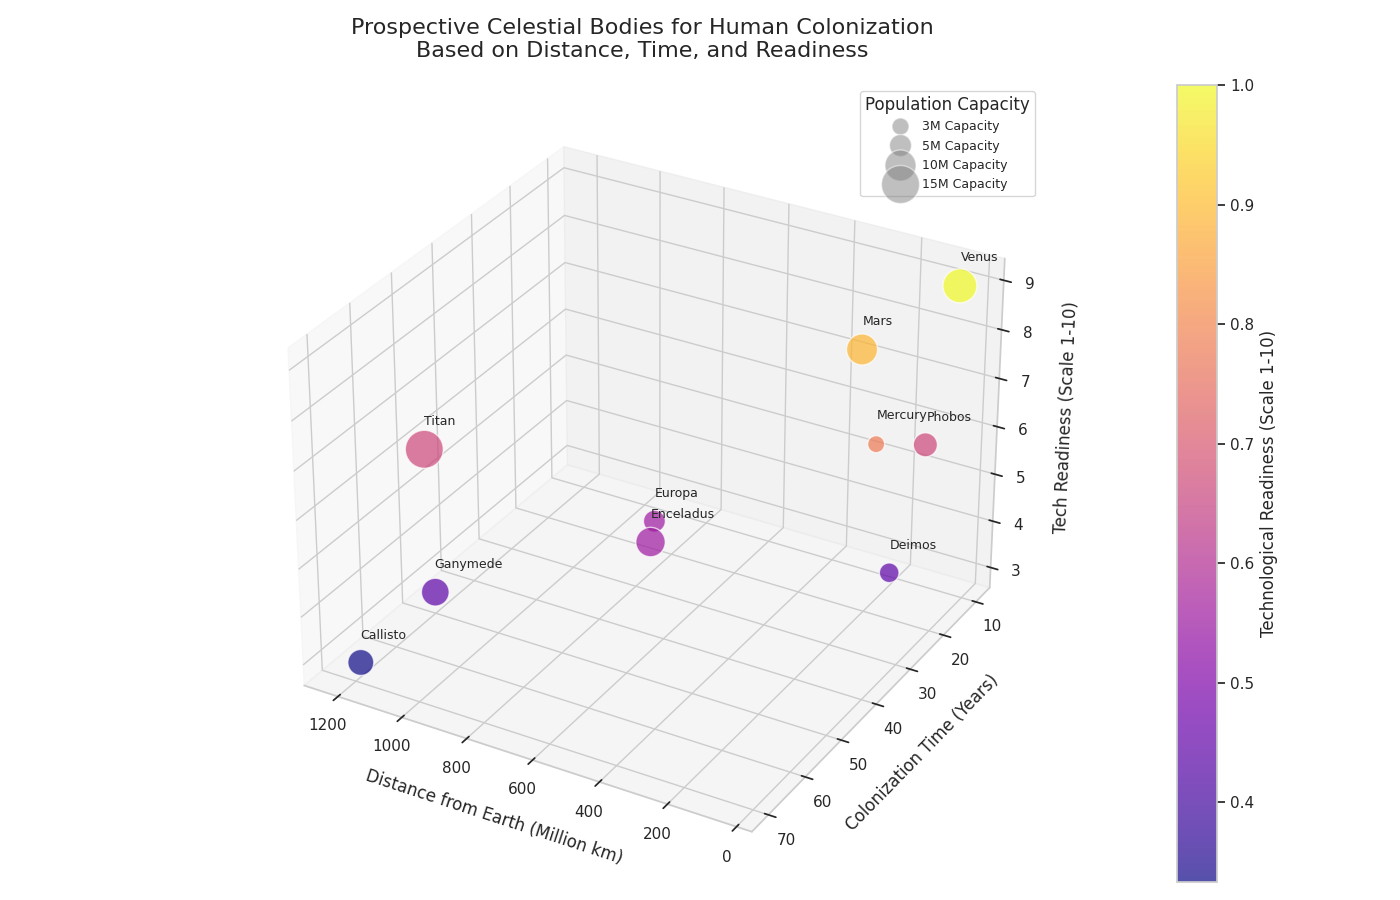

Reproduce this figure in Python.
import matplotlib.pyplot as plt
from mpl_toolkits.mplot3d import Axes3D
import numpy as np

# Updated data for the celestial bodies
bodies = ['Mars', 'Europa', 'Titan', 'Ganymede', 'Callisto', 'Mercury', 'Venus', 'Phobos', 'Deimos', 'Enceladus']
distances = np.array([225, 628, 1221, 1070, 1182, 77, 42, 78, 76, 583])  # million km
colonization_time = np.array([20, 40, 50, 60, 70, 30, 10, 15, 25, 45])  # years
population_capacity = np.array([10, 5, 15, 8, 7, 3, 12, 6, 4, 9])  # millions
tech_readiness = np.array([8, 5, 6, 4, 3, 7, 9, 6, 4, 5])  # scale 1 to 10

# Normalize colors based on technological readiness
colors = tech_readiness / tech_readiness.max()

# Create a 3D scatter plot
fig = plt.figure(figsize=(14, 9))
ax = fig.add_subplot(111, projection='3d')

# Bubble plot
sc = ax.scatter(distances, colonization_time, tech_readiness,
                s=population_capacity*50, c=colors, cmap='plasma', alpha=0.7, edgecolors='w')

# Set viewing angle for better perspective
ax.view_init(elev=30, azim=120)

# Title and labels
ax.set_title('Prospective Celestial Bodies for Human Colonization\nBased on Distance, Time, and Readiness', fontsize=16, pad=20)
ax.set_xlabel('Distance from Earth (Million km)', fontsize=12, labelpad=10)
ax.set_ylabel('Colonization Time (Years)', fontsize=12, labelpad=10)
ax.set_zlabel('Tech Readiness (Scale 1-10)', fontsize=12, labelpad=10)

# Annotate each point
for i, body in enumerate(bodies):
    ax.text(distances[i], colonization_time[i], tech_readiness[i] + 0.5, body, fontsize=9)

# Color bar legend for technological readiness
cbar = plt.colorbar(sc, ax=ax, pad=0.1)
cbar.set_label('Technological Readiness (Scale 1-10)', fontsize=12)

# Legend for population capacity
pop_sizes = [3, 5, 10, 15]
pop_labels = [plt.Line2D([0], [0], marker='o', color='w', label=f'{v}M Capacity',
                         markerfacecolor='gray', markersize=np.sqrt(v*50), alpha=0.5)
              for v in pop_sizes]
ax.legend(title='Population Capacity', handles=pop_labels, loc='upper right', fontsize=9)

# Automatically adjust subplot parameters to give specified padding
plt.tight_layout()

# Display the chart
plt.show()
